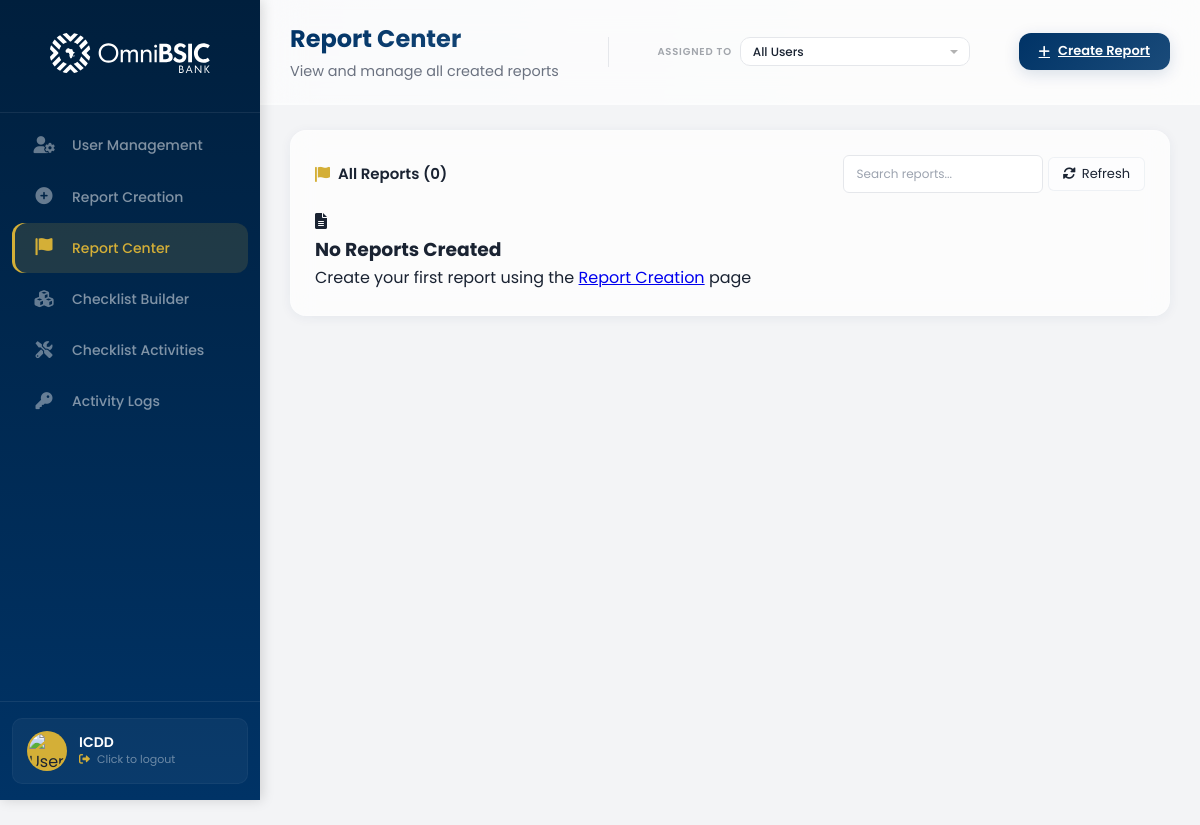
Page /adminboard/report-center/ (signed in) on the earlier database version.
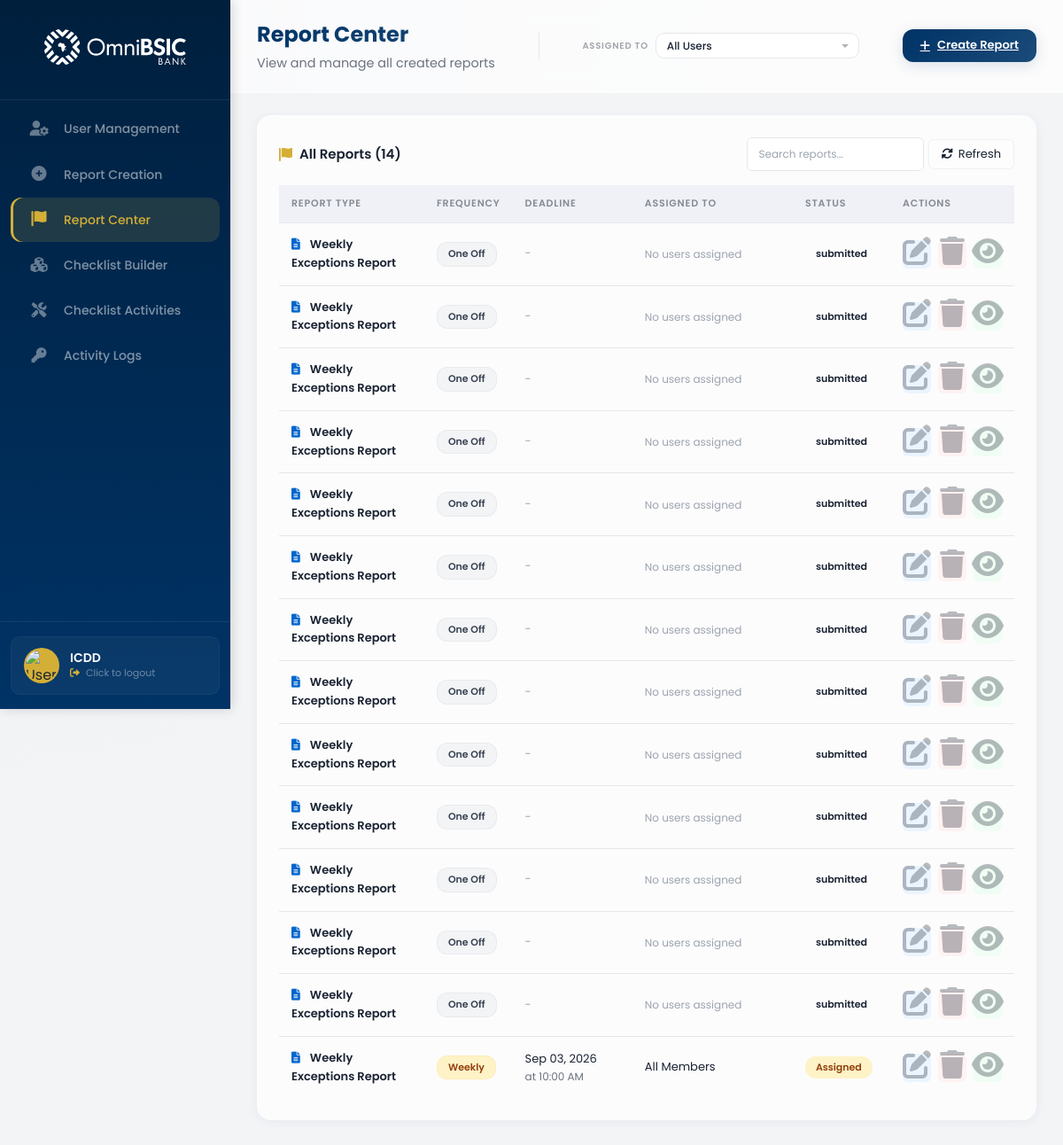
Same page on the later database version.
### control_dashboard/models.py (models this page shows, shortened)
class UserProfile(models.Model):
    ROLE_CHOICES = [
        ('admin', 'Admin'),
        ('supervisor', 'Supervisor'),
        ('member', 'Member'),
    ]
    POSITION_CHOICES = [
        ('hc', 'Headoffice Control'),
        ('cc', 'Cluster Control'),
    ]
    STATUS_CHOICES = [
        ('active', 'Active'),
        ('inactive', 'Inactive'),
    ]
    user = models.OneToOneField(
        User,
        on_delete=models.CASCADE,
        related_name='profile',
        null=True,
        blank=True
    )
    email = models.EmailField(unique=True)
    full_name = models.CharField(max_length=200)
    username = models.CharField(max_length=150, unique=True, blank=True, null=True)
    position = models.CharField(max_length=50, choices=POSITION_CHOICES, default='member')
    role = models.CharField(max_length=50, choices=ROLE_CHOICES, default='member')
    status = models.CharField(max_length=50, choices=STATUS_CHOICES, default='active')
    departments = models.ManyToManyField(
        'Department',
        blank=True,
        related_name='user_profiles'
    )
    branches = models.ManyToManyField(
        'Branch',
        blank=True,
        related_name='user_profiles'
    )
    created_at = models.DateTimeField(auto_now_add=True)
    updated_at = models.DateTimeField(auto_now=True)
    class Meta:
        db_table = 'user_profiles'
        ordering = ['full_name']

class Report(models.Model):
    FREQUENCY_CHOICES = [
        ('one-off', 'One Off'),
        ('daily', 'Daily'),
        ('weekly', 'Weekly'),
        ('monthly', 'Monthly'),
        ('quarterly', 'Quarterly'),
        ('yearly', 'Yearly'),
    ]
    STATUS_CHOICES = [
        ('assigned', 'Assigned'),
        ('in_progress', 'In Progress'),
        ('completed', 'Completed'),
    ]
    report_type = models.CharField(max_length=200)
    frequency = models.CharField(max_length=50, choices=FREQUENCY_CHOICES, default='one-off')
    description = models.TextField(blank=True)
    deadline_date = models.DateField(null=True, blank=True)
    deadline_time = models.TimeField(null=True, blank=True)
    assigned_to = models.ManyToManyField('UserProfile', blank=True, related_name='assigned_reports')
    is_assigned_to_all = models.BooleanField(default=False)
    status = models.CharField(max_length=50, choices=STATUS_CHOICES, default='assigned')
    created_by = models.ForeignKey('UserProfile', on_delete=models.CASCADE, related_name='created_reports')
    created_at = models.DateTimeField(auto_now_add=True)
    updated_at = models.DateTimeField(auto_now=True)
    def get_frequency_display(self):
        return dict(self.FREQUENCY_CHOICES).get(self.frequency, self.frequency)
    def get_status_display(self):
        return dict(self.STATUS_CHOICES).get(self.status, self.status)
    class Meta:
        db_table = 'reports'
        ordering = ['-created_at']

### control_dashboard/views.py (the view)
# urls.py: path('report-center/', views.report_center, name='report_center'),
@login_required
def report_center(request):
    try:
        user_profile = UserProfile.objects.get(email=request.user.email)
        if user_profile.role != 'admin':
            messages.error(request, 'You do not have permission to access this page.')
            return redirect_dashboard(request.user)
    except UserProfile.DoesNotExist:
        return redirect_dashboard(request.user)
    reports = Report.objects.all().order_by('-created_at')
    user_filter = request.GET.get('user', '')
    if user_filter and user_filter != 'all':
        reports = reports.filter(assigned_to__id=user_filter)
    users = UserProfile.objects.filter(role='member', status='active').order_by('full_name')
    context = {
        'user_profile': user_profile,
        'reports': reports,
        'users': users,
        'user_filter': user_filter,
    }
    return render(request, 'control_dashboard/reportcenter.html', context)

### control_dashboard/templates/control_dashboard/reportcenter.html (shortened to what this page needs)
{% extends 'control_dashboard/base.html' %}
{% load static %}
{% block extra_css %}
<link rel="stylesheet" href="{% static 'stylesheets/reportcenter.css' %}" type="text/css">
{% endblock %}
{% block dashboard_url %}{% url 'control_dashboard:admin_page' %}{% endblock %}
{% block nav_links %}
<li><a href="{% url 'control_dashboard:admin_page' %}">
    <span class="nav-icon"><i class="fas fa-user-cog"></i></span>
    <span class="nav-text">User Management</span>
</a></li>
<li><a href="{% url 'control_dashboard:report_creation' %}">
    <span class="nav-icon"><i class="fas fa-plus-circle"></i></span>
    <span class="nav-text">Report Creation</span>
</a></li>
<li class="active"><a href="{% url 'control_dashboard:report_center' %}">
    <span class="nav-icon"><i class="fas fa-flag"></i></span>
    <span class="nav-text">Report Center</span>
</a></li>
<li><a href="{% url 'control_dashboard:checklist_builder' %}">
    <span class="nav-icon"><i class="fas fa-cubes"></i></span>
    <span class="nav-text">Checklist Builder</span>
</a></li>
<li><a href="{% url 'control_dashboard:checklist_list' %}">
    <span class="nav-icon"><i class="fas fa-tools"></i></span>
    <span class="nav-text">Checklist Activities</span>
</a></li>
<li><a href="{% url 'control_dashboard:activity_logs' %}">
    <span class="nav-icon"><i class="fas fa-key"></i></span>
    <span class="nav-text">Activity Logs</span>
</a></li>
{% endblock %}
{% block page_title %}Report Center{% endblock %}
{% block page_subtitle %}
<span class="page-subtitle">View and manage all created reports</span>
{% endblock %}
{% block top_header_center %}
<div class="header-filter-group">
    <label for="user-filter">Assigned To</label>
    <select id="user-filter" name="user-filter" class="header-select" onchange="applyFilters()">
        <option value="all">All Users</option>
    </select>
</div>
{% endblock %}
{% block top_header_right %}
<a href="{% url 'control_dashboard:report_creation' %}" class="btn-create-header">
    <i class="fas fa-plus"></i> Create Report
</a>
{% endblock %}
{% block content %}
<div class="report-list-container">
    <div class="table-container">
        <div class="table-header">
            <h4><i class="fas fa-flag"></i> All Reports ({{ reports|length }})</h4>
            <div class="table-actions">
                <input type="text" id="searchReport" class="table-input" placeholder="Search reports..." style="width: 200px;" onkeyup="filterReports()">
                <button class="btn-refresh" onclick="location.reload()">
                    <i class="fas fa-sync-alt"></i> Refresh
                </button>
            </div>
        </div>
        {% if reports %}
        <table class="users-table report-table">
            <thead>
                <tr>
                    <th style="width: 22%;">Report Type</th>
                    <th style="width: 12%;">Frequency</th>
                    <th style="width: 18%;">Deadline</th>
                    <th style="width: 25%;">Assigned To</th>
                    <th style="width: 12%;">Status</th>
                    <th style="width: 11%;" class="text-center">Actions</th>
                </tr>
            </thead>
            <tbody>
                {% for report in reports %}
                <tr id="row_{{ report.id }}" class="report-row" data-id="{{ report.id }}">
                    <td class="font-bold">
                        <i class="fas fa-file-alt" style="color: #0066cc; margin-right: 8px;"></i>
                        {{ report.report_type }}
                    </td>
                    <td>
                        <span class="frequency-tag {{ report.frequency }}">
                            {{ report.get_frequency_display }}
                        </span>
                    </td>
                    <td>
                        {% if report.deadline_date %}
                            {{ report.deadline_date|date:"M d, Y" }}
                            {% if report.deadline_time %}
                                <span style="display: block; font-size: 12px; color: #6b7280;">
                                    at {{ report.deadline_time|time:"h:i A" }}
                                </span>
                            {% endif %}
                        {% else %}
                            <span style="color: #9ca3af;">-</span>
                        {% endif %}
                    </td>
                    <td>
                        {% if report.is_assigned_to_all %}
                            <span class="assignment-tag all">All Members</span>
                        {% else %}
                            <div class="assigned-users-list">
                                {% for assigned_user in report.assigned_to.all %}
                                <span class="user-tag">{{ assigned_user.full_name|default:assigned_user.email }}</span>
                                {% empty %}
                                <span style="color: #9ca3af; font-size: 12px;">No users assigned</span>
                                {% endfor %}
                            </div>
                        {% endif %}
                    </td>
                    <td>
                        <span class="status-tag {{ report.status }}">
                            {{ report.get_status_display }}
                        </span>
                    </td>
                    <td class="text-center">
                        <div class="action-buttons">
                            <button class="btn-action edit" onclick="editReport('{{ report.id }}')" title="Edit Report">
                                <i class="fas fa-edit"></i>
                            </button>
                            <button class="btn-action delete" onclick="deleteReport('{{ report.id }}')" title="Delete Report">
                                <i class="fas fa-trash"></i>
                            </button>
                            <button class="btn-action view" onclick="viewReport('{{ report.id }}')" title="View Details">
                                <i class="fas fa-eye"></i>
                            </button>
                        </div>
                    </td>
                </tr>
                {% endfor %}
            </tbody>
        </table>
        {% else %}
        <div class="empty-state">
            <i class="fas fa-file-alt"></i>
            <h3>No Reports Created</h3>
            <p>Create your first report using the <a href="{% url 'control_dashboard:report_creation' %}">Report Creation</a> page</p>
        </div>
        {% endif %}
    </div>
</div>
{% endblock %}

### control_dashboard/templates/control_dashboard/base.html (shortened to what this page needs)
{% load static %}
<!DOCTYPE html>
<html>
    <head>
        <link rel="stylesheet" href="{% static 'stylesheets/base.css' %}" type="text/css">
        <link rel="stylesheet" href="https://cdnjs.cloudflare.com/ajax/libs/font-awesome/6.0.0-beta3/css/all.min.css">
        {% block extra_css %}{% endblock %}
    </head>
    <body>
        <div class="page-wrapper">
            <div class="nav-bar">
                <div class="logo">
                    <a href="{% block dashboard_url %}{% url 'control_dashboard:member_dashboard' %}{% endblock %}">
                        <img src="{% static 'images/OmniBSIC_Bank_Logo.svg' %}" alt="Bank Logo">
                    </a>
                </div>
                <ul class="nav-links">
                    {% block nav_links %}{% endblock %}
                </ul>
                <div class="nav-footer">
                    <div class="nav-profile-card" onclick="logoutUser()" style="cursor: pointer;" title="Click to logout">
                        <div class="nav-profile-img-wrapper">
                            <img src="{% static 'images/user-avatar.jpg' %}" alt="User Profile Image">
                        </div>
                        <div class="nav-profile-info">
                            <h4 class="nav-user-name">{{ user_profile.full_name|default:"User" }}</h4>
                            <p class="nav-user-role">
                                <i class="fas fa-sign-out-alt" style="font-size: 11px; margin-right: 4px;"></i>
                                Click to logout
                            </p>
                        </div>
                    </div>
                </div>
            </div>
            <div class="main-content-wrapper">
                <div class="top-header">
                    <div class="top-header-left">
                        <span class="page-title">{% block page_title %}Dashboard{% endblock %}</span>
                        {% block page_subtitle %}{% endblock %}
                    </div>
                    {% block top_header_center %}{% endblock %}
                    <div class="top-header-right">
                        {% block top_header_right %}{% endblock %}
                    </div>
                </div>
                <div class="main-content">
                    {% block content %}{% endblock %}
                </div>
            </div>
        </div>
    </body>
</html>

### control_dashboard/static/stylesheets/reportcenter.css (style rules this page uses)
.text-center { text-align: center; }
.font-bold { font-weight: 600; }
.status-tag { display: inline-block; padding: 4px 12px; border-radius: 12px; font-size: 11px; font-weight: 600; }
.status-tag.assigned { background: #fef3c7; color: #92400e; }
.frequency-tag { display: inline-block; padding: 4px 12px; border-radius: 12px; font-size: 11px; font-weight: 600; }
.frequency-tag.one-off { background: #f3f4f6; color: #374151; }
.frequency-tag.weekly { background: #fef3c7; color: #92400e; }
.assigned-users-list { display: flex; flex-wrap: wrap; gap: 4px; padding: 0; margin: 0; }
.table-container { background: var(--glass-bg, rgba(255, 255, 255, 0.6)); backdrop-filter: blur(12px); -webkit-backdrop-filter: blur(12px); border-radius: 16px; border: 1px solid var(--glass-border, rgba(255, 255, 255, 0.3)); padding: var(--space-lg, 24px); overflow-x: auto; box-shadow: 0 2px 12px var(--glass-shadow, rgba(0, 0, 0, 0.08)); margin-bottom: var(--space-lg, 24px); }
.table-container:last-child { margin-bottom: 0; }
.table-container h4 { font-size: 15px; font-weight: 600; color: #1a2332; margin-bottom: var(--space-md, 16px); }
.table-header { display: flex; justify-content: space-between; align-items: center; margin-bottom: var(--space-md, 16px); flex-wrap: wrap; gap: 10px; }
.table-header h4 { margin: 0; }
.users-table { width: 100%; border-collapse: collapse; background: transparent; }
.users-table thead th { background: rgba(0, 51, 153, 0.03); color: rgba(26, 35, 50, 0.5); font-size: 11px; font-weight: 600; text-transform: uppercase; letter-spacing: 0.8px; text-align: left; padding: 12px 14px; border-bottom: 1px solid #e5e7eb; }
.users-table tbody td { padding: 14px; color: #1a2332; font-size: 13px; border-bottom: 1px solid #e5e7eb; vertical-align: middle; }
.users-table tbody tr:last-child td { border-bottom: none; }
.table-input { width: 100%; padding: 8px 12px; border: 1px solid #e5e7eb; border-radius: 6px; font-size: 13px; background: white; transition: all 0.3s ease; font-family: 'Poppins', sans-serif; }
.table-input::placeholder { color: #9ca3af; font-size: 12px; }
.header-filter-group { display: flex; align-items: center; gap: 8px; }
.header-filter-group label { font-size: 10px; font-weight: 600; color: rgba(26, 35, 50, 0.4); text-transform: uppercase; letter-spacing: 0.8px; }
.header-select { background: rgba(255, 255, 255, 0.8); color: #1a2332; font-size: 12px; font-weight: 500; padding: 6px 32px 6px 12px; border-radius: 10px; border: 1px solid #e5e7eb; outline: none; cursor: pointer; appearance: none; background-repeat: no-repeat; background-position: right 10px center; min-width: 140px; transition: all 0.3s ease; }
.header-select option { background: #ffffff; color: #1a2332; }
.text-center i { font-size: 32px; display: block; margin-bottom: 8px; opacity: 0.3; color: #1a2332; }
.text-center { padding: 30px; color: #9ca3af; }

Differences in the rows shown:
added Report: report_type "Weekly Exceptions Report", frequency "One Off", is_assigned_to_all "No users assigned", status "submitted"
added Report: report_type "Weekly Exceptions Report", frequency "One Off", is_assigned_to_all "No users assigned", status "submitted"
added Report: report_type "Weekly Exceptions Report", frequency "One Off", is_assigned_to_all "No users assigned", status "submitted"
added Report: report_type "Weekly Exceptions Report", frequency "One Off", is_assigned_to_all "No users assigned", status "submitted"
added Report: report_type "Weekly Exceptions Report", frequency "One Off", is_assigned_to_all "No users assigned", status "submitted"
added Report: report_type "Weekly Exceptions Report", frequency "One Off", is_assigned_to_all "No users assigned", status "submitted"
added Report: report_type "Weekly Exceptions Report", frequency "One Off", is_assigned_to_all "No users assigned", status "submitted"
added Report: report_type "Weekly Exceptions Report", frequency "One Off", is_assigned_to_all "No users assigned", status "submitted"
added Report: report_type "Weekly Exceptions Report", frequency "One Off", is_assigned_to_all "No users assigned", status "submitted"
added Report: report_type "Weekly Exceptions Report", frequency "One Off", is_assigned_to_all "No users assigned", status "submitted"
added Report: report_type "Weekly Exceptions Report", frequency "One Off", is_assigned_to_all "No users assigned", status "submitted"
added Report: report_type "Weekly Exceptions Report", frequency "One Off", is_assigned_to_all "No users assigned", status "submitted"
added Report: report_type "Weekly Exceptions Report", frequency "One Off", is_assigned_to_all "No users assigned", status "submitted"
added Report: report_type "Weekly Exceptions Report", frequency "Weekly", deadline_date "Sep 03, 2026", deadline_time "10:00 AM", is_assigned_to_all "All Members", status "Assigned"
Other differences:
{{ reports|length }}: "0" → "14"
text no longer shown: "No Reports Created Create your first report using the Report Creation page"
text now shown: "REPORT TYPE FREQUENCY DEADLINE ASSIGNED TO STATUS ACTIONS"
